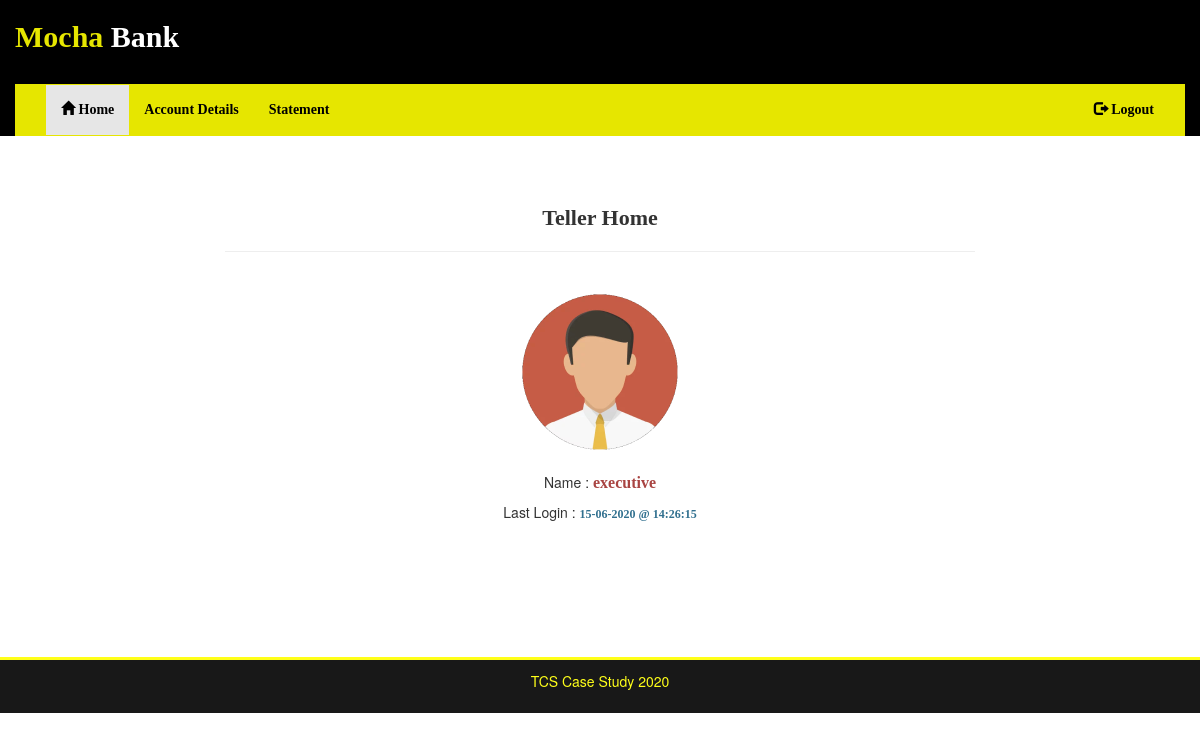
Page /teller (signed in) on the earlier database version.
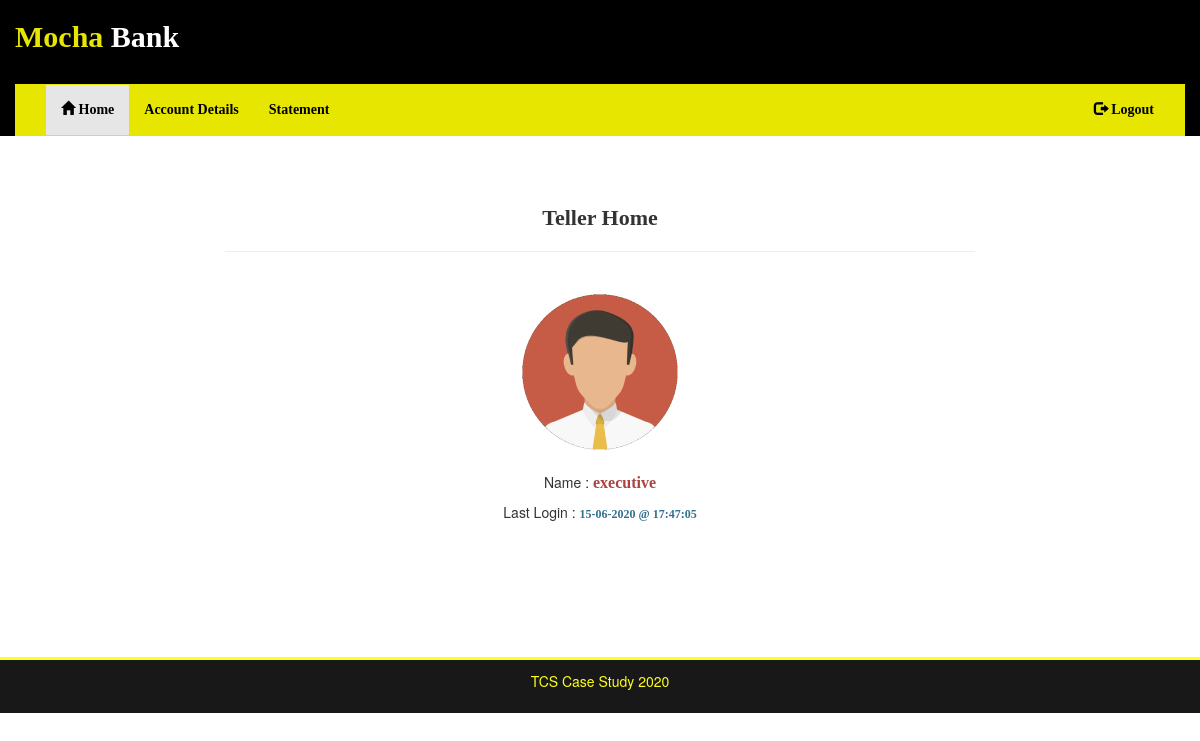
Same page on the later database version.
### bank/models.py (models this page shows, shortened)
class Login(UserMixin, db.Model):
    id = db.Column(db.Integer, primary_key=True)
    uname = db.Column(db.String(20), index=False, unique=True)
    password = db.Column(db.String(128), index=False, unique=False)
    role = db.Column(db.String(20), index=False, unique=False)
    last_login = db.Column(db.DateTime, index=False, unique=False)

### bank/routes.py (the view)
@app.route('/teller')
@login_required
def teller_home():
    return render_template('teller_home.html', page='teller_home')

### bank/models.py (called while the page is built)
@login.user_loader
def load_user(id):
    return db.session.query(Login).filter(Login.id==int(id)).first()

### bank/templates/teller_home.html (shortened to what this page needs)
{% extends 'base.html' %}
{% block nav %}
    {% include 'includes/teller_nav.html' %}
{% endblock %}
{% block content %}
    <h4 class="text-center" style="font:bold 22px Impact">Teller Home</h4>
    <hr>
    <br>
    <div class="text-center">
        <img src="{{ url_for('static', filename='images/user.png') }}" class="img-rounded" alt="User Image">
        <br>
        <br>
        <p>Name : <span class="text-danger" style="font:bold 16px Tahoma;">{{ current_user.uname }}</span style="font:bold 16px Tahoma;"></p>
        <p>Last Login : <span class="text-info" style="font:bold 12px Tahoma;">{{ current_user.last_login.strftime("%d-%m-%Y @ %H:%M:%S") }}</span style="font:bold 16px Tahoma;"></p>
    </div>
    <br>
{% endblock %}

Differences in the rows shown:
changed Login "executive": last_login "15-06-2020 @ 14:26:15" → "15-06-2020 @ 17:47:05"
